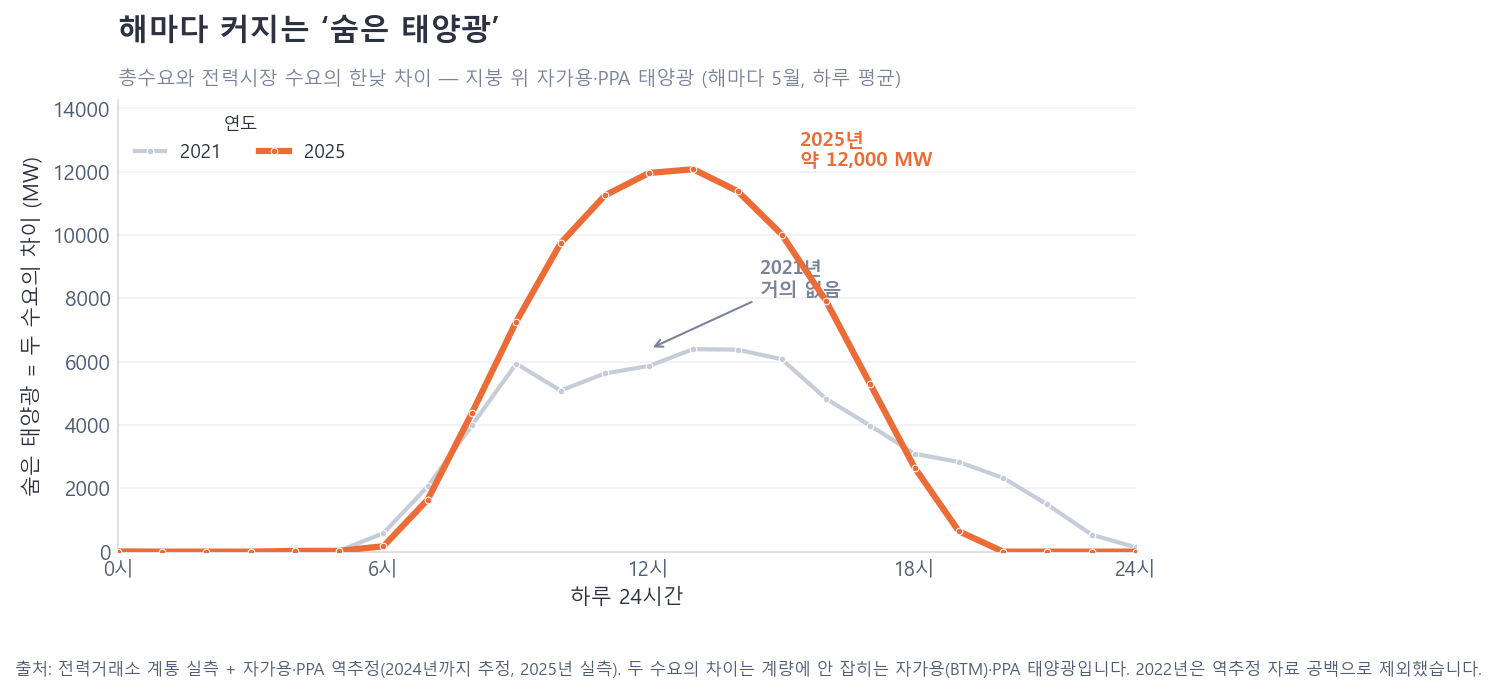

Here is the Python script that generated this plot:
# -*- coding: utf-8 -*-
"""7단계 · 해마다 커지는 '숨은 태양광' (연도별 5월 첫째 주).
데이터: land_renew_reconstructed.parquet — 총수요(true_demand) - 전력시장 수요(real_demand_land)
        = 자가용(BTM)·PPA 태양광 발전(btm_recon + ppa_recon). 2024년까지 역추정, 이후 실측.
연도별(2020~2025) 5월 1~7일 평균 하루 프로파일로, 숨은 태양광이 매년 커지는 것을 보여줍니다.
실행: python step7_gap_yearly.py  → step7_gap_yearly.png 생성
"""
import os
import numpy as np, pandas as pd
import matplotlib as mpl, matplotlib.pyplot as plt

HERE = os.path.dirname(os.path.abspath(__file__))
ROOT = os.path.normpath(os.path.join(HERE, '..', '..', '..'))
PQ = os.path.join(ROOT, '1. data_fetcher_and_db', 'second_dataset', 'data', 'land_renew_reconstructed.parquet')

# ======================================================================
#  ▼▼▼  바꿀 값(색·라벨·문구·기간)은 여기 모여 있습니다  ▼▼▼
# ======================================================================
INK, MUTED, SOFT, ACCENT = '#2d3142', '#4f5d75', '#7a8399', '#eb6c36'
RULE = '#d9dce3'
YEARS = [2021, 2025]      # 2022는 역추정 자료 공백으로 제외
MONTH, DAY_FROM, DAY_TO = 5, 1, 32          # 5월 한 달 [from, to)

TITLE    = "해마다 커지는 ‘숨은 태양광’"
SUBTITLE = "총수요와 전력시장 수요의 한낮 차이 — 지붕 위 자가용·PPA 태양광 (해마다 5월, 하루 평균)"
YLABEL   = "숨은 태양광 = 두 수요의 차이 (MW)"
XLABEL   = "하루 24시간"
CAPTION  = ("출처: 전력거래소 계통 실측 + 자가용·PPA 역추정(2024년까지 추정, 2025년 실측). 두 수요의 차이는 "
            "계량에 안 잡히는 자가용(BTM)·PPA 태양광입니다. 2022년은 역추정 자료 공백으로 제외했습니다.")
# ======================================================================

mpl.rcParams.update({
    'font.family': 'Malgun Gothic', 'axes.unicode_minus': False,
    'figure.facecolor': 'white', 'axes.facecolor': 'white', 'savefig.facecolor': 'white',
    'axes.edgecolor': MUTED, 'axes.labelcolor': INK, 'text.color': INK,
    'xtick.color': MUTED, 'ytick.color': MUTED, 'figure.dpi': 150,
})

r = pd.read_parquet(PQ)
r['timestamp'] = pd.to_datetime(r['timestamp'])
r['gap'] = r['btm_recon'].fillna(0) + r['ppa_recon'].fillna(0)
r['year'] = r.timestamp.dt.year; r['hour'] = r.timestamp.dt.hour

# 연도별 색: 옛해=옅은 회색 → 최근=강조 주황
def lerp(c1, c2, t):
    a = np.array(mpl.colors.to_rgb(c1)); b = np.array(mpl.colors.to_rgb(c2))
    return tuple(a + (b - a) * t)
N = len(YEARS)
colors = [lerp('#c7cdd8', ACCENT, i / (N - 1)) for i in range(N)]

fig, ax = plt.subplots(figsize=(7.8, 4.7))
peaks = {}
for yr, col in zip(YEARS, colors):
    w = r[(r.year == yr) & (r.timestamp.dt.month == MONTH) &
          (r.timestamp.dt.day >= DAY_FROM) & (r.timestamp.dt.day < DAY_TO)]
    if len(w) == 0:
        continue
    prof = w.groupby('hour')['gap'].mean().reindex(range(24))
    lw = 3.0 if yr == YEARS[-1] else 2.0
    ax.plot(prof.index, prof.values, color=col, lw=lw, label=str(yr),
            marker='o', ms=3.2, markeredgecolor='white', markeredgewidth=0.5,
            zorder=3 + (yr == YEARS[-1]))
    peaks[yr] = float(np.nanmax(prof.values))
    print(f'{yr}: 한낮 최대 숨은태양광 {peaks[yr]:.0f} MW')

# 최근/최초 연도 끝 라벨
ax.annotate(f'{YEARS[-1]}년\n약 {peaks[YEARS[-1]]/1000:.0f},000 MW',
            xy=(12, peaks[YEARS[-1]]), xytext=(15.4, peaks[YEARS[-1]] + 600),
            fontsize=9.3, color=ACCENT, fontweight='bold', ha='left', va='center')
ax.annotate(f'{YEARS[0]}년\n거의 없음',
            xy=(12, peaks[YEARS[0]]), xytext=(14.5, peaks[YEARS[0]] + 2200),
            fontsize=9.0, color=SOFT, fontweight='bold', ha='left', va='center',
            arrowprops=dict(arrowstyle='->', color=SOFT, lw=1.0))

ax.set_xlim(0, 23); ax.set_ylim(0, max(peaks.values()) * 1.18)
ax.set_xticks([0, 6, 12, 18, 23]); ax.set_xticklabels(['0시', '6시', '12시', '18시', '24시'], fontsize=9.5)
ax.set_xlabel(XLABEL, fontsize=10)
ax.set_ylabel(YLABEL, fontsize=10)
ax.set_title(TITLE, fontsize=14.5, fontweight='bold', color=INK, loc='left', pad=30)
ax.text(0, 1.035, SUBTITLE, transform=ax.transAxes, fontsize=9.2, color=SOFT, ha='left')
ax.legend(loc='upper left', frameon=False, fontsize=9.0, ncol=2, title='연도',
          title_fontsize=8.5, handlelength=1.6)

for s in ('top', 'right'): ax.spines[s].set_visible(False)
for s in ('left', 'bottom'): ax.spines[s].set_color(RULE)
ax.tick_params(length=0); ax.yaxis.grid(True, alpha=0.18); ax.set_axisbelow(True)
fig.text(0.012, 0.005, CAPTION, fontsize=8.0, color=MUTED)
fig.subplots_adjust(top=0.82, bottom=0.18, left=0.10, right=0.97)
fig.savefig(os.path.join(HERE, 'step7_gap_yearly.png'), bbox_inches='tight', dpi=150)
plt.close(fig)
print('saved step7_gap_yearly.png')
